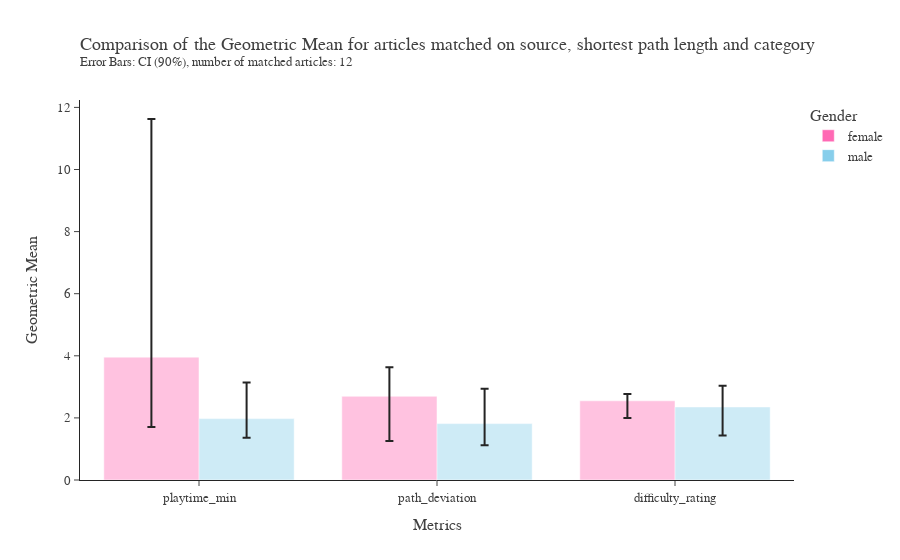

The notebook cell saved with this chart:
### Code cell
summary_figure(cat_match_summary, 12, "source, shortest path length and category", "cat_match", opacity = [0.4,0.4,0.4,0.4,0.4])

### Figure 1 — Plotly figure (JSON) as saved in the notebook; plotly's stock layout.template omitted (floating-point values rounded to 4 significant figures)
{"data": [{"error_y": {"array": [7.67, 0.9382, 0.2155], "arrayminus": [2.25, 1.436, 0.5508], "type": "data"}, "marker": {"color": ["hotpink", "hotpink", "hotpink", "hotpink", "hotpink"], "opacity": [0.4, 0.4, 0.4, 0.4, 0.4]}, "name": "female", "type": "bar", "x": ["playtime_min", "path_deviation", "difficulty_rating"], "y": [3.957, 2.696, 2.551]}, {"error_y": {"array": [1.162, 1.125, 0.6793], "arrayminus": [0.6153, 0.6947, 0.9212], "type": "data"}, "marker": {"color": ["skyblue", "skyblue", "skyblue", "skyblue", "skyblue"], "opacity": [0.4, 0.4, 0.4, 0.4, 0.4]}, "name": "male", "type": "bar", "x": ["playtime_min", "path_deviation", "difficulty_rating"], "y": [1.977, 1.817, 2.352]}], "layout": {"autosize": true, "barmode": "group", "font": {"color": "#404040", "family": "Times New Roman, serif", "size": 13}, "legend": {"title": {"text": "Gender"}}, "title": {"text": "Comparison of the Geometric Mean for articles matched on source, shortest path length and category<br><sup>Error Bars: CI (90%), number of matched articles: 12</sup>", "x": 0, "xref": "paper"}, "xaxis": {"autorange": true, "range": [-0.5, 2.5], "title": {"text": "Metrics"}, "type": "category"}, "yaxis": {"autorange": true, "range": [0, 12.24], "title": {"text": "Geometric Mean"}, "type": "linear"}}}
